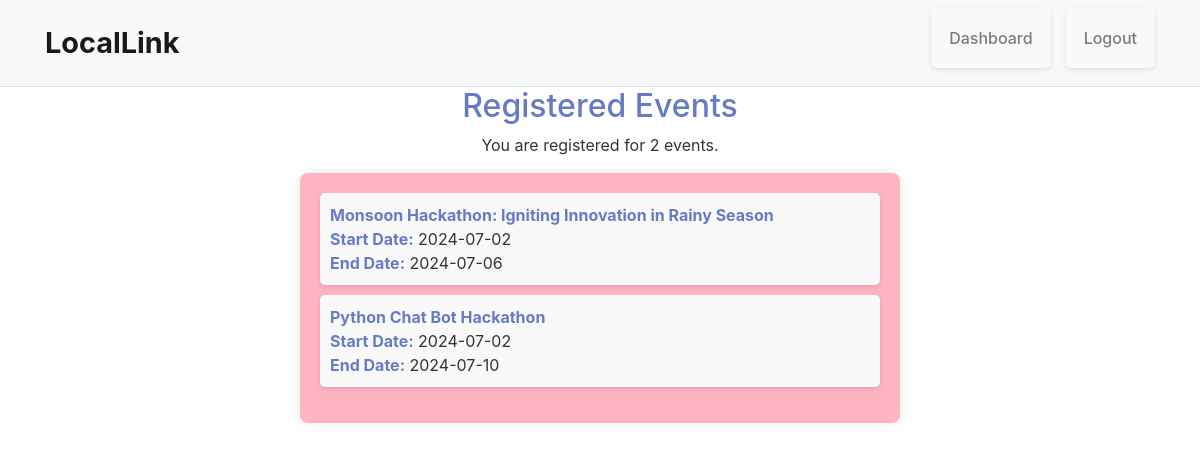
Screenshot of /events/register_event.php (signed in) with the database file from the repository.
### tables this page shows
CREATE TABLE `events` (
  `event_id` int(11) NOT NULL,
  `event_name` varchar(100) NOT NULL,
  `event_description` text DEFAULT NULL,
  `cover_image` longblob DEFAULT NULL,
  `start_date` date DEFAULT NULL,
  `end_date` date DEFAULT NULL,
  `applications_count` int(11) DEFAULT 0,
  `owner_id` int(11) DEFAULT NULL,
  `disapproval_reason` text DEFAULT NULL,
  `is_disapproved` tinyint(1) DEFAULT 0,
  `is_approved` tinyint(1) DEFAULT 0,
  `venue` varchar(255) DEFAULT NULL,
  `event_contact_email` varchar(100) DEFAULT NULL
);

### events/register_event.php (the view, shortened to what this page needs)
<?php
 require_once('../utils/config.php');
 $user_id = $_SESSION["user_id"];
 $sql_count = "SELECT COUNT(*) AS event_count FROM event_registrations WHERE user_id = ?";
$stmt_count = $mysqli->prepare($sql_count);
$stmt_count->bind_param("i", $user_id);
$stmt_count->execute();
$result_count = $stmt_count->get_result();
if ($result_count->num_rows == 1) {
    $row = $result_count->fetch_assoc();
    $event_count = $row['event_count'];
} else {
    $event_count = 0;
}
 $sql_events = "SELECT e.event_id, e.event_name, e.start_date, e.end_date
               FROM events e
               INNER JOIN event_registrations er ON e.event_id = er.event_id
               WHERE er.user_id = ?";
$stmt_events = $mysqli->prepare($sql_events);
$stmt_events->bind_param("i", $user_id);
$stmt_events->execute();
$result_events = $stmt_events->get_result();
$registered_events = [];
while ($row_event = $result_events->fetch_assoc()) {
    $registered_events[] = $row_event;
}
?>
<!DOCTYPE html>
<html lang="en">
<head>
</head>
<body>
    <?php include('../utils/navbar.php'); ?>
    <h2>Registered Events</h2>
    <p>You are registered for <?php echo $event_count; ?> events.</p>
    <div class="wrapper">
        <?php if (!empty($registered_events)): ?>
             <ul>
                <?php foreach ($registered_events as $event): ?>
                    <li>
                        <strong><?php echo htmlspecialchars($event['event_name']); ?></strong><br>
                        <strong>Start Date:</strong> <?php echo htmlspecialchars($event['start_date']); ?><br>
                        <strong>End Date:</strong> <?php echo htmlspecialchars($event['end_date']); ?>
                    </li>
                <?php endforeach; ?>
            </ul>
        <?php else: ?>
            <p>You are not registered for any events.</p>
        <?php endif; ?>
    </div>
</body>
</html>

### events/register_event.php (style rules this page uses)
.wrapper { width: 50%; margin: 0 auto; padding: 20px; background-color: #FFB4C2; color: #333; border-radius: 8px; box-shadow: 0 0 10px rgba(0,0,0,0.1); }
h2 { color: #667BC6; text-align: center; }
ul { list-style-type: none; padding: 0; }
li { margin-bottom: 10px; padding: 10px; background-color: #f9f9f9; border-radius: 5px; box-shadow: 0 2px 5px rgba(0,0,0,0.1); }
li strong { color: #667BC6; }
p { color: #333; text-align: center; }

### rows the page displays
events: event_name "Monsoon Hackathon: Igniting Innovation in Rainy Season", start_date "2024-07-02", end_date "2024-07-06"
events: event_name "Python Chat Bot Hackathon", start_date "2024-07-02", end_date "2024-07-10"

### other values shown
$dashboard_text "Dashboard"
$logout_text "Logout"
$event_count "2"
